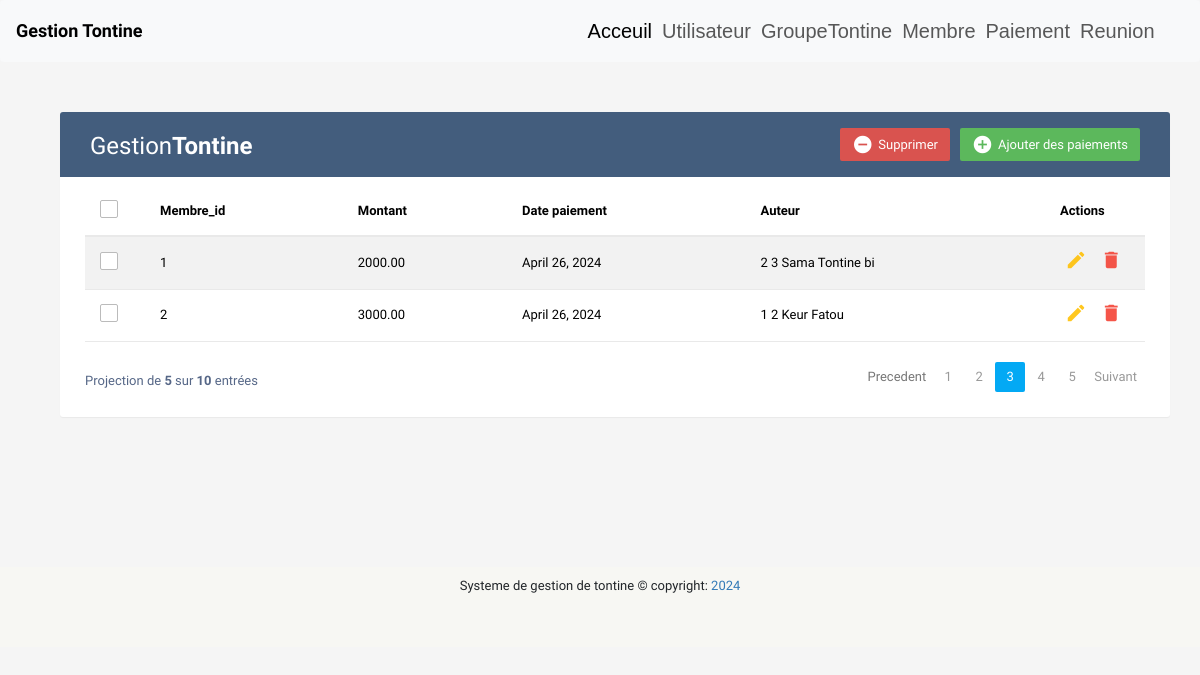
The app's page /paiement/ with its own data.
### Tontine/models.py (models this page shows, shortened)
class paiements(models.Model):
    membre_id = models.IntegerField()
    montant = models.DecimalField(max_digits=10,decimal_places=2)
    date_paiement = models.DateField(auto_now_add=True)
    auteur = models.ForeignKey(Membres,on_delete=models.CASCADE)

class Membres(models.Model):
    utilisateur_id = models.IntegerField()
    groupe_tontine_id = models.IntegerField()
    auteur = models.ForeignKey(Utilisateurs,on_delete=models.CASCADE)
    auteur = models.ForeignKey(GroupesTontine,on_delete=models.CASCADE)
    def __str__(self):
       return f" {self.utilisateur_id} {self.groupe_tontine_id} {self.auteur}"

class GroupesTontine(models.Model):
    nom = models.CharField(max_length = 100)
    description = models.TextField(null=True, max_length=400, blank=True)
    def __str__(self):
       return f" {self.nom} "

### Tontine/views.py (the view)
# urls.py: path("paiement/",paiement, name= "paiement"),
def paiement(request):
    emp = paiements.objects.all()
    context = {
        'emp':emp,
    }
    return render(request, "paiement.html",context)

### templates/paiement.html (shortened to what this page needs)
{% extends "Base.html" %}
{% block content%}
<!DOCTYPE html>
<html lang="en">
<head>
<link rel="stylesheet" href="https://maxcdn.bootstrapcdn.com/font-awesome/4.7.0/css/font-awesome.min.css">
<link rel="stylesheet" href="https://maxcdn.bootstrapcdn.com/bootstrap/3.3.7/css/bootstrap.min.css">
  <body>
    <div class="container">
        <div class="table-wrapper">
            <div class="table-title">
                <div class="row">
                    <div class="col-sm-6">
						<h2>Gestion<b>Tontine</b></h2>
					</div>
					<div class="col-sm-6">
						<a href="#addEmployeeModal" class="btn btn-success" data-toggle="modal"><i class="material-icons">&#xE147;</i> <span>Ajouter des paiements</span></a>
						<a href="#deleteEmployeeModal" class="btn btn-danger" data-toggle="modal"><i class="material-icons">&#xE15C;</i> <span>Supprimer</span></a>
					</div>
                </div>
            </div>
            <table class="table table-striped table-hover">
                <thead>
                    <tr>
						<th>
							<span class="custom-checkbox">
								<label for="selectAll"></label>
							</span>
						</th>
                        <th>Membre_id</th>
                        <th>Montant</th>
                        <th>Date paiement</th>
                        <th>Auteur</th>
                        <th>Actions</th>
                    </tr>
                </thead>
                <tbody>
                    {% for i in emp %}
                    <tr>
						<td>
							<span class="custom-checkbox">
								<label for="checkbox1"></label>
							</span>
						</td>
                        <td>{{i.membre_id}}</td>
                        <td>{{i.montant}}</td>
                        <td>{{i.date_paiement}}</td>
                        <td>{{i.auteur}}</td>
                        <td>
                            <a href="#editEmployeeModal-{{ forloop.counter}}" class="edit" data-toggle="modal"><i class="material-icons" data-toggle="tooltip" title="Modifier">&#xE254;</i></a>
                            <a href="#deleteEmployeeModal-{{ forloop.counter}}" class="delete" data-toggle="modal"><i class="material-icons" data-toggle="tooltip" title="Supprimer">&#xE872;</i></a>
                        </td>
                    </tr>
                   {% endfor %}
                </tbody>
            </table>
			<div class="clearfix">
                <div class="hint-text">Projection de <b>5</b> sur <b>10</b> entrées</div>
                <ul class="pagination">
                    <li class="page-item disabled"><a href="#">Precedent</a></li>
                    <li class="page-item"><a href="#" class="page-link">1</a></li>
                    <li class="page-item"><a href="#" class="page-link">2</a></li>
                    <li class="page-item active"><a href="#" class="page-link">3</a></li>
                    <li class="page-item"><a href="#" class="page-link">4</a></li>
                    <li class="page-item"><a href="#" class="page-link">5</a></li>
                    <li class="page-item"><a href="#" class="page-link">Suivant</a></li>
                </ul>
            </div>
        </div>
    </div>
</body>
</html>
{% endblock%}

### templates/paiement.html (style rules this page uses)
body { color: #566787; background: #f5f5f5; font-family: 'Varela Round', sans-serif; font-size: 13px; }
.table-wrapper { background: #fff; padding: 20px 25px; margin: 30px 0; border-radius: 3px; box-shadow: 0 1px 1px rgba(0,0,0,.05); }
.table-title { padding-bottom: 15px; background: #435d7d; color: #fff; padding: 16px 30px; margin: -20px -25px 10px; border-radius: 3px 3px 0 0; }
.table-title h2 { margin: 5px 0 0; font-size: 24px; }
.table-title .btn { color: #fff; float: right; font-size: 13px; border: none; min-width: 50px; border-radius: 2px; border: none; outline: none !important; margin-left: 10px; }
.table-title .btn i { float: left; font-size: 21px; margin-right: 5px; }
.table-title .btn span { float: left; margin-top: 2px; }
table.table tr th, table.table tr td { border-color: #e9e9e9; padding: 12px 15px; vertical-align: middle; }
table.table tr th:first-child { width: 60px; }
table.table tr th:last-child { width: 100px; }
table.table-striped tbody tr:nth-of-type(odd) { background-color: #fcfcfc; }
table.table td:last-child i { opacity: 0.9; font-size: 22px; margin: 0 5px; }
table.table td a { font-weight: bold; color: #566787; display: inline-block; text-decoration: none; outline: none !important; }
table.table td a.edit { color: #FFC107; }
table.table td a.delete { color: #F44336; }
table.table td i { font-size: 19px; }
.pagination { float: right; margin: 0 0 5px; }
.pagination li a { border: none; font-size: 13px; min-width: 30px; min-height: 30px; color: #999; margin: 0 2px; line-height: 30px; border-radius: 2px !important; text-align: center; padding: 0 6px; }
.pagination li.active a, .pagination li.active a.page-link { background: #03A9F4; }
.hint-text { float: left; margin-top: 10px; font-size: 13px; }
.custom-checkbox { position: relative; }
.custom-checkbox label:before { width: 18px; height: 18px; }
.custom-checkbox label:before { content: ''; margin-right: 10px; display: inline-block; vertical-align: text-top; background: white; border: 1px solid #bbb; border-radius: 2px; box-sizing: border-box; z-index: 2; }

### records on screen
paiements: membre_id "1", montant "2000.00", date_paiement "April 26, 2024", auteur "2 3 Sama Tontine bi"
paiements: membre_id "2", montant "3000.00", date_paiement "April 26, 2024", auteur "1 2 Keur Fatou"
